Frame 1 (no input): blank canvas, image omitted
Frame 60 (the mouse pressed at the canvas centre just before this capture): blank canvas, image omitted
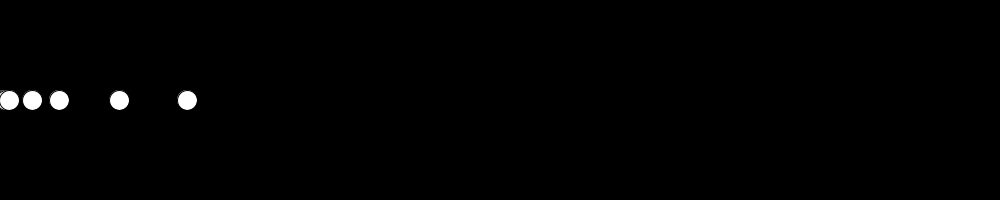
Frame 120 (the mouse held since frame 60 and released just before this capture)

The Processing sketch whose frames 1 and 60 were blank and that drew this single picture after the mouse press (run headless with seeded random() and noise(); from frame 60 on, the mouse is pressed at the canvas centre):

// Processing sketch: planets
// ── planets.pde
float[] radii = {0.4,0.7,1.0,1.5,5.2,9.5,19.2,30.1};

void setup(){
  size(1000,200);
}

void draw(){
  background(0);
  fill(255);
  for(int i = 0; i < 8; i++){
    float x = radii[i];
    ellipse(x*log(mouseX), 100,20,20);
  }
}
